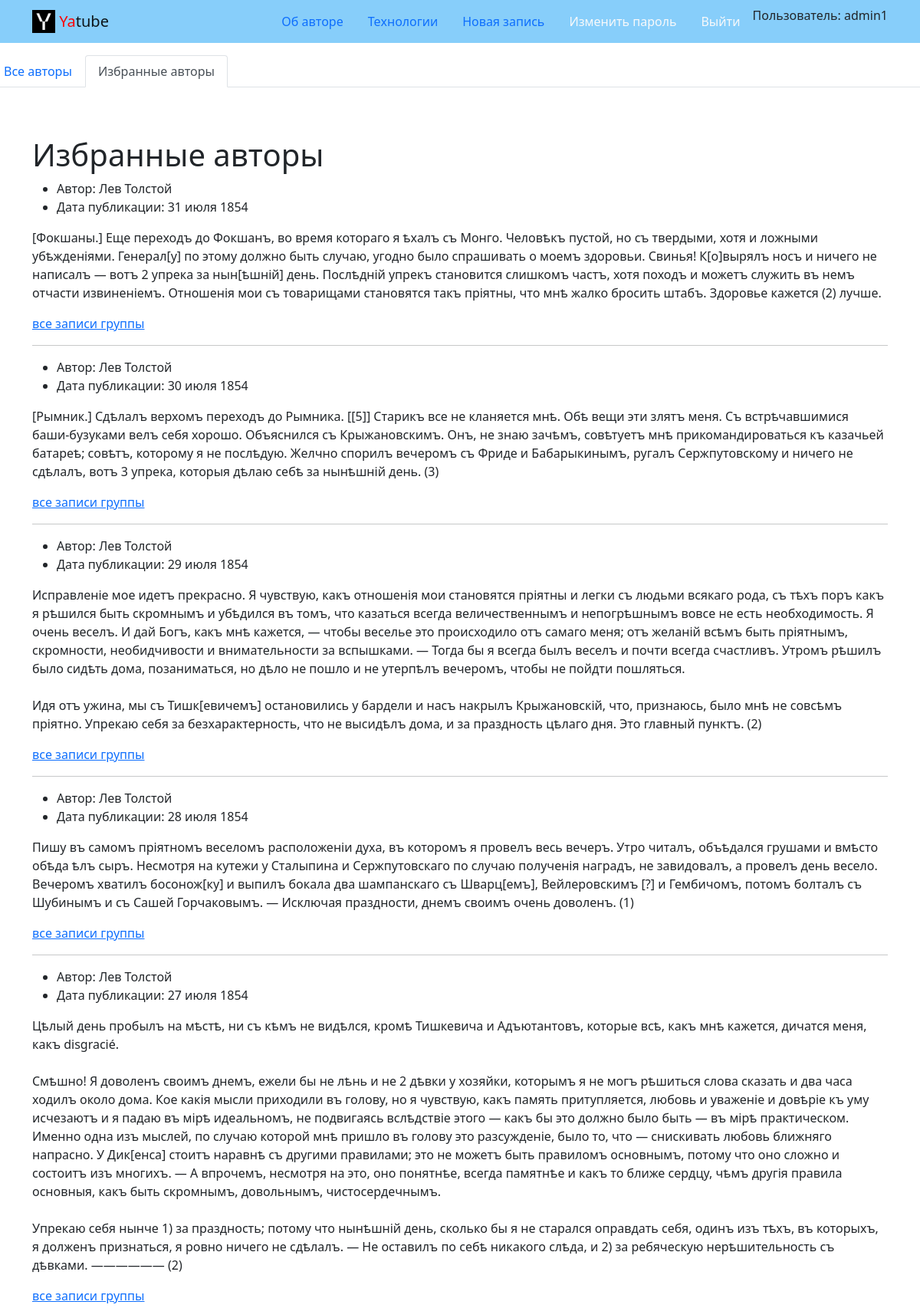
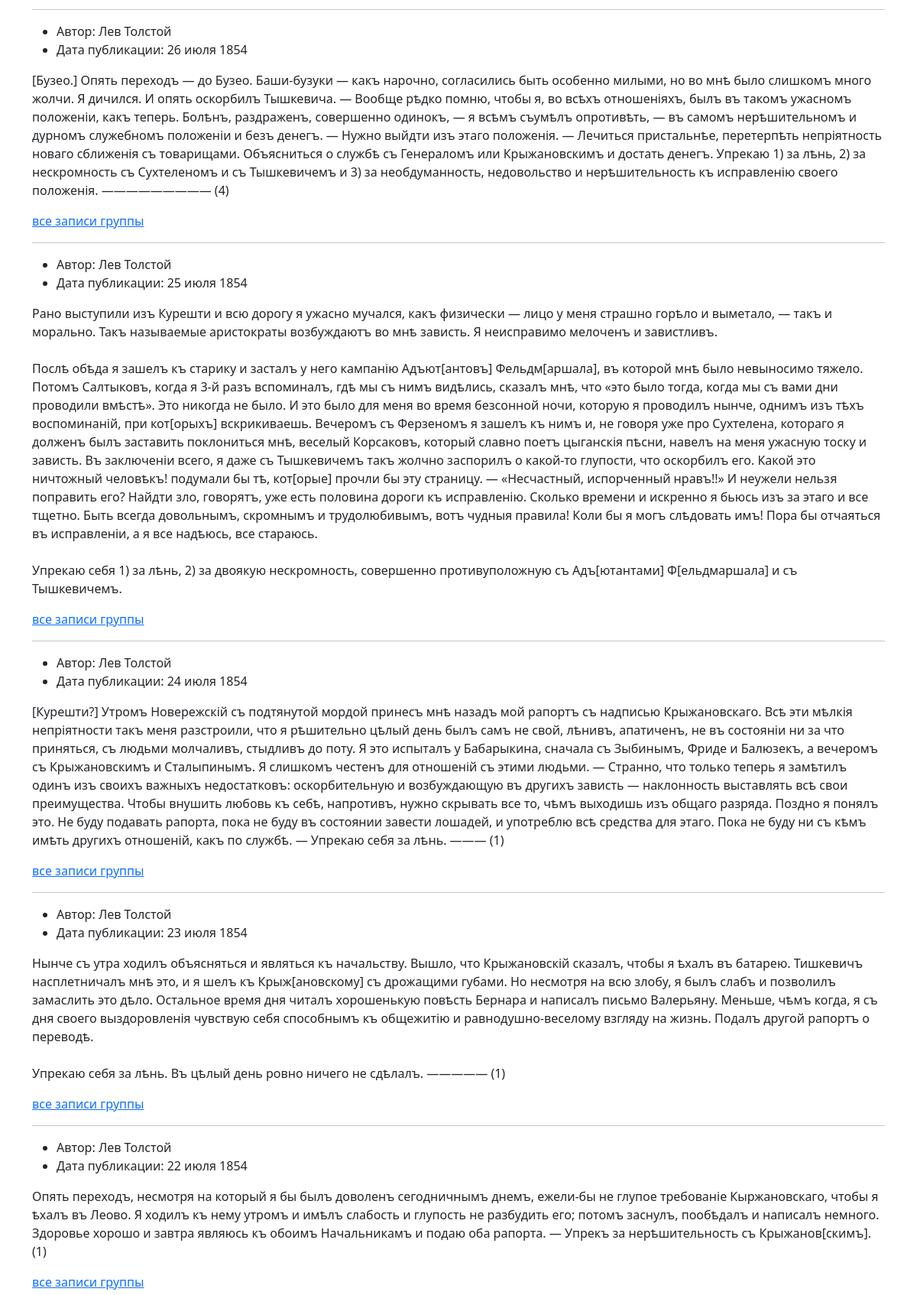
Screenshot of /follow/ (signed in, upper part) with the database file from the repository (2 pictures, top to bottom).
### posts/models.py (models this page shows, shortened)
class Post(models.Model):
    text = models.TextField(blank=False)
    pub_date = models.DateTimeField(auto_now_add=True)
    author = models.ForeignKey(
        User,
        on_delete=models.CASCADE,
        related_name='posts'
    )
    group = models.ForeignKey(
        Group,
        on_delete=models.SET_NULL,
        blank=True, null=True,
        related_name='posts',
    )
    image = models.ImageField(
        'Картинка',
        upload_to='posts/',
        blank=True, null=True,
    )
    class Meta:
        ordering = ['-pub_date']

### posts/views.py (the view)
# urls.py: path('follow/', views.follow_index, name='follow_index'),
@login_required
def follow_index(request):
    posts = Post.objects.filter(author__following__user=request.user)
    page_obj = block_paginator(posts, request)
    context = {
        'page_obj': page_obj,
    }
    return render(request, 'posts/follow.html', context)

### core/context_processors/year.py (called while the page is built)
def year(request):
    return {
        'year': int(datetime.now().year)
    }

### posts/utils.py (called while the page is built)
def block_paginator(object, request):
    paginator = Paginator(object, PAGE_NUM)
    page_number = request.GET.get('page')
    return paginator.get_page(page_number)

### templates/posts/follow.html (shortened to what this page needs)
{% extends 'base.html' %}
{% block content %}
  {% include 'posts/includes/switcher.html' with follow=True %}
  <div class="container py-5">
    <h1> Избранные авторы </h1>
      {% for post in page_obj %}
        {% include 'posts/includes/post_card.html' with show_group_link=True %}
      {% endfor %}
  </div>
{% endblock %}

### templates/includes/header.html (shortened to what this page needs)
 <header>
  <nav class="navbar navbar-light" style="background-color: lightskyblue">
    <div class="container">
      <a class="navbar-brand" href="{% url 'posts:index' %}">
        {% load static %}
        <img src="{% static 'img/logo.png' %}" width="30" height="30" class="d-inline-block align-top" alt="">
        <span style="color:red">Ya</span>tube
      </a>
      <ul class="nav nav-pills">
        {% with request.resolver_match.view_name as view_name %}
          <li class="nav-item">
            <a class="nav-link {% if view_name  == 'about:author' %}active{% endif %}"
            href="{% url 'about:author' %}">Об авторе</a>
          </li>
          <li class="nav-item">
            <a class="nav-link {% if view_name  == 'about:tech' %}active{% endif %}"
            href="{% url 'about:tech' %}">Технологии</a>
          </li>
        {% if user.is_authenticated %}
          <li class="nav-item">
            <a class="nav-link {% if view_name  == 'posts:post_create' %}active{% endif %}"
            href="{% url 'posts:post_create' %}">Новая запись</a>
          </li>
          <li class="nav-item">
            <a class="nav-link link-light {% if view_name  == 'users:password_change' %}active{% endif %}"
            href="{% url 'users:password_change' %}">Изменить пароль</a>
          </li>
          <li class="nav-item">
            <a class="nav-link link-light{% if view_name  == 'users:logout' %}active{% endif %}"
            href="{% url 'users:logout' %}">Выйти</a>
          </li>
          <li>
            Пользователь: {{ user.username }}
          </li>
        {% endif %}
        {% endwith %}
      </ul>
    </div>
  </nav>
</header>

### templates/posts/includes/post_card.html (shortened to what this page needs)
{% load thumbnail %}
<article>
  <ul>
    <li>
      Автор: {{ post.author.get_full_name }}
    </li>
    <li>
      Дата публикации: {{ post.pub_date|date:"d E Y" }}
    </li>
  </ul>
  <p>{{ post.text|linebreaksbr }}</p>
  {% if post.group and show_group_link %}
    <a href="{% url 'posts:group_list' post.group.slug %}">все записи группы</a>
  {% endif %}
  {% if not forloop.last %}<hr>{% endif %}
</article>

### rows the page displays
Post: author.get_full_name "Лев Толстой", pub_date "31 июля 1854", text "[Фокшаны.] Еще переходъ до Фокшанъ, во время котораго я ѣхалъ съ Монго. Человѣкъ пустой, но съ твердыми, хотя и ложными убѣжденіями. Генерал[у] по этому должно быть случаю, угодно было спрашивать о моемъ здоровьи. Свинья! К[о]вырялъ носъ и ничего не написалъ — вотъ 2 упрека за нын[ѣшній] день. Послѣдній упрекъ становится слишкомъ частъ, хотя походъ и можетъ служить въ немъ отчасти извиненіемъ. Отношенія мои съ товарищами становятся такъ пріятны, что мнѣ жалко бросить штабъ. Здоровье кажется (2) лучше.", shows "все записи группы"
Post: author.get_full_name "Лев Толстой", pub_date "30 июля 1854", text "[Рымник.] Сдѣлалъ верхомъ переходъ до Рымника. [[5]] Старикъ все не кланяется мнѣ. Обѣ вещи эти злятъ меня. Съ встрѣчавшимися баши-бузуками велъ себя хорошо. Объяснился съ Крыжановскимъ. Онъ, не знаю зачѣмъ, совѣтуетъ мнѣ прикомандироваться къ казачьей батареѣ; совѣтъ, которому я не послѣдую. Желчно спорилъ вечеромъ съ Фриде и Бабарыкинымъ, ругалъ Сержпутовскому и ничего не сдѣлалъ, вотъ 3 упрека, которыя дѣлаю себѣ за нынѣшній день. (3)", shows "все записи группы"
Post: author.get_full_name "Лев Толстой", pub_date "29 июля 1854", text "Исправленіе мое идетъ прекрасно. Я чувствую, какъ отношенія мои становятся пріятны и легки съ людьми всякаго рода, съ тѣхъ поръ какъ я рѣшился быть скромнымъ и убѣдился въ томъ, что казаться всегда величественнымъ и непогрѣшнымъ вовсе не есть необходимость. Я очень веселъ. И дай Богъ, какъ мнѣ кажется, — чтобы веселье это происходило отъ самаго меня; отъ желаній всѣмъ быть пріятнымъ, скромности, необидчивости и внимательности за вспышками. — Тогда бы я всегда былъ веселъ и почти всегда счастливъ. Утромъ рѣшилъ было сидѣть дома, позаниматься, но дѣло не пошло и не утерпѣлъ вечеромъ, чтобы не пойдти пошляться. Идя отъ ужина, мы съ Тишк[евичемъ] остановились у бардели и насъ накрылъ…", shows "все записи группы"
Post: author.get_full_name "Лев Толстой", pub_date "28 июля 1854", text "Пишу въ самомъ пріятномъ веселомъ расположеніи духа, въ которомъ я провелъ весь вечеръ. Утро читалъ, объѣдался грушами и вмѣсто обѣда ѣлъ сыръ. Несмотря на кутежи у Сталыпина и Сержпутовскаго по случаю полученія наградъ, не завидовалъ, а провелъ день весело. Вечеромъ хватилъ босонож[ку] и выпилъ бокала два шампанскаго съ Шварц[емъ], Вейлеровскимъ [?] и Гембичомъ, потомъ болталъ съ Шубинымъ и съ Сашей Горчаковымъ. — Исключая праздности, днемъ своимъ очень доволенъ. (1)", shows "все записи группы"
Post: author.get_full_name "Лев Толстой", pub_date "27 июля 1854", text "Цѣлый день пробылъ на мѣстѣ, ни съ кѣмъ не видѣлся, кромѣ Тишкевича и Адъютантовъ, которые всѣ, какъ мнѣ кажется, дичатся меня, какъ disgracié. Смѣшно! Я доволенъ своимъ днемъ, ежели бы не лѣнь и не 2 дѣвки у хозяйки, которымъ я не могъ рѣшиться слова сказать и два часа ходилъ около дома. Кое какія мысли приходили въ голову, но я чувствую, какъ память притупляется, любовь и уваженіе и довѣріе къ уму исчезаютъ и я падаю въ мірѣ идеальномъ, не подвигаясь вслѣдствіе этого — какъ бы это должно было быть — въ мірѣ практическом. Именно одна изъ мыслей, по случаю которой мнѣ пришло въ голову это разсужденіе, было то, что — снискивать любовь ближняго напрасно. У Дик[енса] стоитъ наравнѣ съ другими…", shows "все записи группы"
Post: author.get_full_name "Лев Толстой", pub_date "26 июля 1854", text "[Бузео.] Опять переходъ — до Бузео. Баши-бузуки — какъ нарочно, согласились быть особенно милыми, но во мнѣ было слишкомъ много жолчи. Я дичился. И опять оскорбилъ Тышкевича. — Вообще рѣдко помню, чтобы я, во всѣхъ отношеніяхъ, былъ въ такомъ ужасномъ положеніи, какъ теперь. Болѣнъ, раздраженъ, совершенно одинокъ, — я всѣмъ съумѣлъ опротивѣть, — въ самомъ нерѣшительномъ и дурномъ служебномъ положеніи и безъ денегъ. — Нужно выйдти изъ этаго положенія. — Лечиться пристальнѣе, перетерпѣть непріятность новаго сближенія съ товарищами. Объясниться о службѣ съ Генераломъ или Крыжановскимъ и достать денегъ. Упрекаю 1) за лѣнь, 2) за нескромность съ Сухтеленомъ и съ Тышкевичемъ и 3) за…", shows "все записи группы"
Post: author.get_full_name "Лев Толстой", pub_date "25 июля 1854", text "Рано выступили изъ Курешти и всю дорогу я ужасно мучался, какъ физически — лицо у меня страшно горѣло и выметало, — такъ и морально. Такъ называемые аристократы возбуждаютъ во мнѣ зависть. Я неисправимо мелоченъ и завистливъ. Послѣ обѣда я зашелъ къ старику и засталъ у него кампанію Адъют[антовъ] Фельдм[аршала], въ которой мнѣ было невыносимо тяжело. Потомъ Салтыковъ, когда я 3-й разъ вспоминалъ, гдѣ мы съ нимъ видѣлись, сказалъ мнѣ, что «это было тогда, когда мы съ вами дни проводили вмѣстѣ». Это никогда не было. И это было для меня во время безсонной ночи, которую я проводилъ нынче, однимъ изъ тѣхъ воспоминаній, при кот[орыхъ] вскрикиваешь. Вечеромъ съ Ферзеномъ я зашелъ къ нимъ и, не…", shows "все записи группы"
Post: author.get_full_name "Лев Толстой", pub_date "24 июля 1854", text "[Курешти?] Утромъ Новережскій съ подтянутой мордой принесъ мнѣ назадъ мой рапортъ съ надписью Крыжановскаго. Всѣ эти мѣлкія непріятности такъ меня разстроили, что я рѣшительно цѣлый день былъ самъ не свой, лѣнивъ, апатиченъ, не въ состояніи ни за что приняться, съ людьми молчаливъ, стыдливъ до поту. Я это испыталъ у Бабарыкина, сначала съ Зыбинымъ, Фриде и Балюзекъ, а вечеромъ съ Крыжановскимъ и Сталыпинымъ. Я слишкомъ честенъ для отношеній съ этими людьми. — Странно, что только теперь я замѣтилъ одинъ изъ своихъ важныхъ недостатковъ: оскорбительную и возбуждающую въ другихъ зависть — наклонность выставлять всѣ свои преимущества. Чтобы внушить любовь къ себѣ, напротивъ, нужно скрывать все…", shows "все записи группы"
Post: author.get_full_name "Лев Толстой", pub_date "23 июля 1854", text "Нынче съ утра ходилъ объясняться и являться къ начальству. Вышло, что Крыжановскій сказалъ, чтобы я ѣхалъ въ батарею. Тишкевичъ насплетничалъ мнѣ это, и я шелъ къ Крыж[ановскому] съ дрожащими губами. Но несмотря на всю злобу, я былъ слабъ и позволилъ замаслить это дѣло. Остальное время дня читалъ хорошенькую повѣсть Бернара и написалъ письмо Валерьяну. Меньше, чѣмъ когда, я съ дня своего выздоровленія чувствую себя способнымъ къ общежитію и равнодушно-веселому взгляду на жизнь. Подалъ другой рапортъ о переводѣ. Упрекаю себя за лѣнь. Въ цѣлый день ровно ничего не сдѣлалъ. ————— (1)", shows "все записи группы"
Post: author.get_full_name "Лев Толстой", pub_date "22 июля 1854", text "Опять переходъ, несмотря на который я бы былъ доволенъ сегодничнымъ днемъ, ежели-бы не глупое требованіе Кыржановскаго, чтобы я ѣхалъ въ Леово. Я ходилъ къ нему утромъ и имѣлъ слабость и глупость не разбудить его; потомъ заснулъ, пообѣдалъ и написалъ немного. Здоровье хорошо и завтра являюсь къ обоимъ Начальникамъ и подаю оба рапорта. — Упрекъ за нерѣшительность съ Крыжанов[скимъ]. (1)", shows "все записи группы"

### other values shown
{{ user.username }} "admin1"
